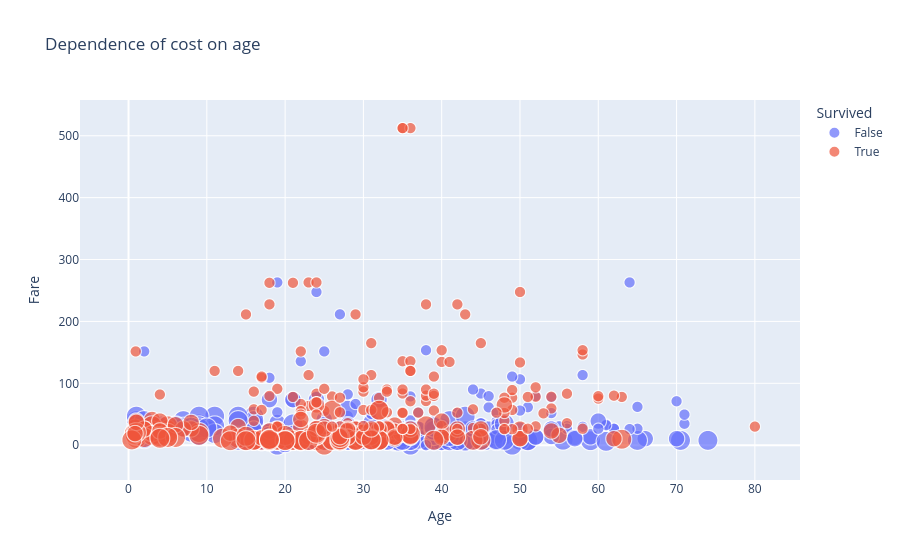

The notebook cell this image was saved under:
### Markdown cell above
## Part 3: Visualization

In this section, we visualize the data using Plotly, Matplotlib, and Seaborn.

### 3.1. Scatter Plot: Cost vs. Age (Interactive)
Visualizing the dependence of ticket cost on age, colored by survival status.

### Code cell
import plotly.express as px

graph1 = px.scatter(dat_fr, x = 'Age', y = 'Fare', color = 'Survived',
                    size = 'Pclass', hover_data = ['Name', 'Sex'],
                    title = "Dependence of cost on age")
graph1.show()

### Figure 1 — Plotly figure (JSON) as saved in the notebook; plotly's stock layout.template omitted (floating-point values rounded to 4 significant figures; data arrays with more than 128 entries replaced by an {"elided": "..."} marker saying what was removed)
{"data": [{"customdata": {"elided": "549x2 str values"}, "hovertemplate": "Survived=False<br>Age=%{x}<br>Fare=%{y}<br>Pclass=%{marker.size}<br>Name=%{customdata[0]}<br>Sex=%{customdata[1]}<extra></extra>", "legendgroup": "False", "marker": {"color": "#636efa", "size": {"elided": "549 int values"}, "sizemode": "area", "sizeref": 0.0075, "symbol": "circle"}, "mode": "markers", "name": "False", "showlegend": true, "x": {"elided": "549 float values"}, "xaxis": "x", "y": {"elided": "549 float values"}, "yaxis": "y", "type": "scattergl"}, {"customdata": {"elided": "342x2 str values"}, "hovertemplate": "Survived=True<br>Age=%{x}<br>Fare=%{y}<br>Pclass=%{marker.size}<br>Name=%{customdata[0]}<br>Sex=%{customdata[1]}<extra></extra>", "legendgroup": "True", "marker": {"color": "#EF553B", "size": {"elided": "342 int values"}, "sizemode": "area", "sizeref": 0.0075, "symbol": "circle"}, "mode": "markers", "name": "True", "showlegend": true, "x": {"elided": "342 float values"}, "xaxis": "x", "y": {"elided": "342 float values"}, "yaxis": "y", "type": "scattergl"}], "layout": {"xaxis": {"anchor": "y", "domain": [0.0, 1.0], "title": {"text": "Age"}}, "yaxis": {"anchor": "x", "domain": [0.0, 1.0], "title": {"text": "Fare"}}, "legend": {"title": {"text": "Survived"}, "tracegroupgap": 0, "itemsizing": "constant"}, "title": {"text": "Dependence of cost on age"}}}
